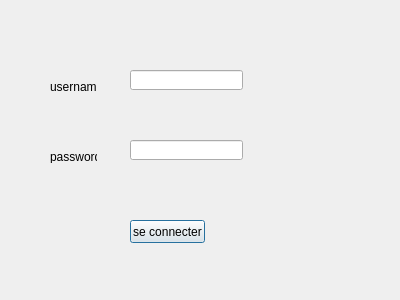
<?xml version="1.0" encoding="UTF-8"?>
<ui version="4.0">
 <class>login</class>
 <widget class="QDialog" name="login">
  <property name="geometry">
   <rect>
    <x>0</x>
    <y>0</y>
    <width>400</width>
    <height>300</height>
   </rect>
  </property>
  <property name="windowTitle">
   <string>Dialog</string>
  </property>
  <widget class="QPushButton" name="tn_connecter">
   <property name="geometry">
    <rect>
     <x>130</x>
     <y>220</y>
     <width>75</width>
     <height>23</height>
    </rect>
   </property>
   <property name="text">
    <string>se connecter</string>
   </property>
  </widget>
  <widget class="QLabel" name="label">
   <property name="geometry">
    <rect>
     <x>50</x>
     <y>80</y>
     <width>47</width>
     <height>13</height>
    </rect>
   </property>
   <property name="text">
    <string>username</string>
   </property>
  </widget>
  <widget class="QLabel" name="label_2">
   <property name="geometry">
    <rect>
     <x>50</x>
     <y>150</y>
     <width>47</width>
     <height>13</height>
    </rect>
   </property>
   <property name="text">
    <string>password</string>
   </property>
  </widget>
  <widget class="QLineEdit" name="username">
   <property name="geometry">
    <rect>
     <x>130</x>
     <y>70</y>
     <width>113</width>
     <height>20</height>
    </rect>
   </property>
  </widget>
  <widget class="QLineEdit" name="password">
   <property name="geometry">
    <rect>
     <x>130</x>
     <y>140</y>
     <width>113</width>
     <height>20</height>
    </rect>
   </property>
  </widget>
 </widget>
 <resources/>
 <connections/>
</ui>
